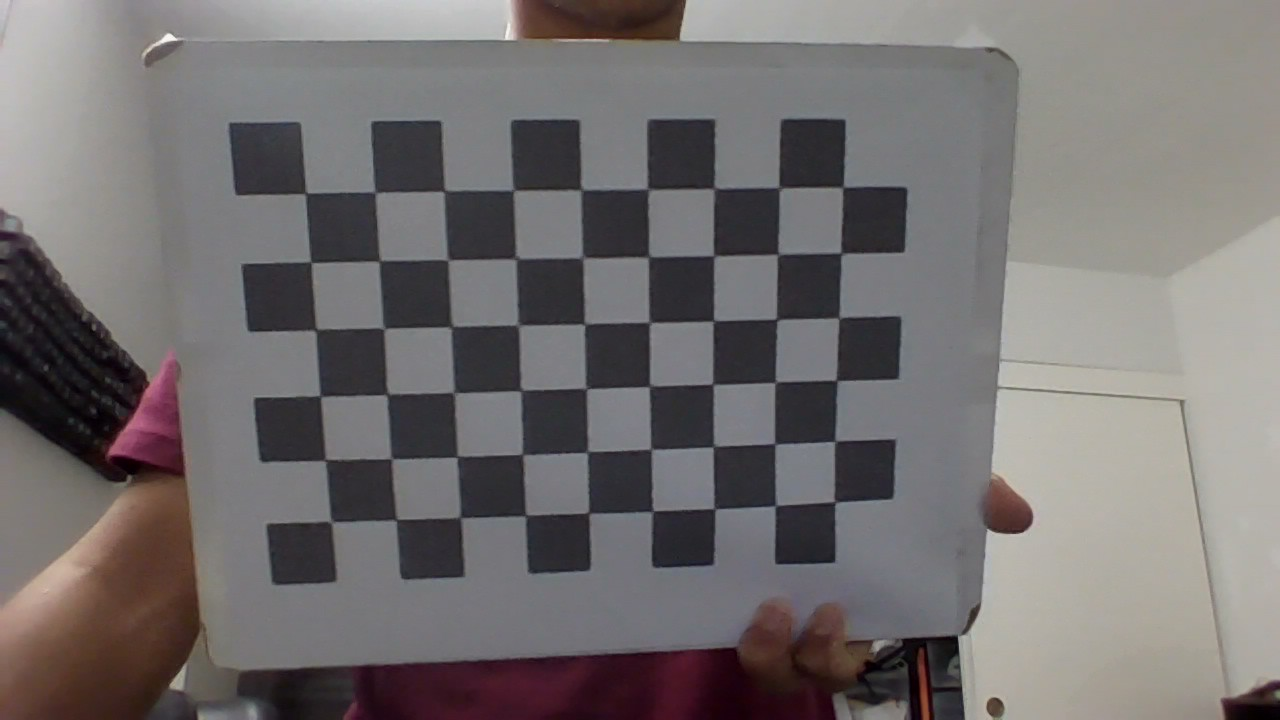
//> input picture calib/4.jpg, 1280 x 720 px, given in place of 4.png, which was not available
$ ./main   (built with g++ and OpenCV 4)
//> lines starting //> are read from the running program, lines starting //| are printed output that depends on the picture; after the words box and inside, x2 and y2 are one past the last pixel; in counts of white or black regions, pixels touching at a corner belong together; pictures that were not available may be replaced by others from this repository, and a replacement may not be noted
### ORB_pattern.h
#ifndef ORB_PATTERN.h
#define ORB_PATTERN.h

extern int ORB_pattern[256 * 4];

#endif

### ch6/self/main.cpp
#include <iostream>
#include <vector>
#include <opencv2/opencv.hpp>
#include <cmath>
#include <chrono>

#include "ORB_pattern.h"


using namespace std;
using namespace cv;


//struct for the feature
struct feature {
    int x;
    int y;
    double angle;
    vector<uint32_t> descriptors;
};

const double matchingRatio = 0.9;
const int max_dist = 120;

const int goalcols = 640;

const vector <vector<int>> offsets = {{0 ,4},
                                    {1, 3},
                                    {2, 2},
                                    {3, 1},
                                    {4, 0},
                                    {3, -1},
                                    {2, -2},
                                    {1, -3},
                                    {0, -4},
                                    {-1, -3},
                                    {-2, -2},
                                    {-3, -1},
                                    {-4 ,0},
                                    {-3, 1},
                                    {-2, 2},
                                    {-1, 3},
                                    {0 ,4},
                                    {1, 3},
                                    {2, 2},
                                    {3, 1},
                                    {4, 0},
                                    {3, -1},
                                    {2, -2},
                                    {1, -3},
                                    {0, -4},
                                    {-1, -3},
                                    {-2, -2},
                                    {-3, -1},
                                    {-4 ,0},
                                    {-3, 1},
                                    {-2, 2},
                                    {-1, 3}
                                           };


//gets the brightness as cols x, rows y
// [6 lines left out: function getBrightness, not called in this run]

double getOrientation(const Mat& im, int x, int y) {
    int r = 15;

    // getting all of the pixels in radius 15 circle around the main one


    int m10 = 0;
    int m01 = 0;

    for(int i = -r; i <= r; i++) {
        for(int j = -r; j <= r; j++) {
            int xx = i + x;
            int yy = j + y;

            if(xx < 0 || yy < 0 || xx >= im.cols || yy >= im.rows) {
                continue;
            }

            uchar I = im.at<uchar>(yy, xx);

            int dx = xx - x;
            int dy = yy - y;

            m10 += dx * I;
            m01 += dy * I;

        }
    }

    double angle = atan2((double) m01, (double) m10); //randians
    return angle;
}

vector<uint32_t> getDescriptor(const Mat& gray, int x, int y, feature f)
{
    vector<uint32_t> desc(8, 0); // 8 × 32 = 256 bits

    const double c = cos(f.angle);
    const double s = sin(f.angle);

    for (int i = 0; i < 256; i++) {


        int px1 = ORB_pattern[4 * i];
        int py1 = ORB_pattern[4 * i + 1];
        int px2 = ORB_pattern[4 * i + 2];
        int py2 = ORB_pattern[4 * i + 3];

        // Rotate points
        int rx1 = x + cvRound(c * px1 - s * py1);
        int ry1 = y + cvRound(s * px1 + c * py1);
        int rx2 = x + cvRound(c * px2 - s * py2);
        int ry2 = y + cvRound(s * px2 + c * py2);

        // Bounds check — if ANY bit is invalid, reject descriptor
        if (rx1 < 0 || ry1 < 0 || rx1 >= gray.cols || ry1 >= gray.rows ||
            rx2 < 0 || ry2 < 0 || rx2 >= gray.cols || ry2 >= gray.rows) {
            return {}; // invalid descriptor
        }

        // Intensity comparison
        if (gray.at<uchar>(ry1, rx1) < gray.at<uchar>(ry2, rx2)) {
            desc[i >> 5] |= (1u << (i & 31));
        }
    }

    return desc;
}

//to access a certain pixels brightness, we go b[y*img.cols+x]
vector<int> imgBrightness(const Mat& img) {
    int x = img.cols;
    int y = img.rows;

    vector<int> b(x * y);

    //fits goes (0,0), (0,1), (0,2) ... (1,0), (1,1) ...

    for(int i = 0; i < y; i++) {

        const uchar* row = img.ptr<uchar>(i);

        for(int j = 0; j < x; j++) {

            b[i * x + j] = row[j];

        }
    }

    return b;

}


vector<feature> findFeatures(const Mat& gray_image, const vector<int>& b_img) {
    int width = gray_image.cols;
    int height = gray_image.rows;

    //Mat gray_image;
    //cvtColor(image, gray_image, COLOR_BGR2GRAY);

    GaussianBlur(gray_image, gray_image, Size(5,5), 1.0);


    vector <feature> features;

    //Todo: tune these
    int threshold = 15;
    int tolerance = 40; //the bigger this is, the less features there are

    //i is the x-axis
    //j is the y-axis

    for (int i = 4; i < width-4; i++) {
        for(int j = 4; j < height-4; j++) {

            int b = b_img[j*width + i];
            //b[y*img.cols+x]

            int brighter = 0;
            int darker = 0;

            //we need to go 16 pixels for the entire radius plus n since the series to feature pixel candidates could start on the last pixel of the 16
            for(int f = 0; f < 16 + threshold; f++) {

                //int brightnessAtPoint = getBrightness(gray_image, i + offsets[f][0], j - offsets[f][1]);
                int brightnessAtPoint = b_img[((j - offsets[f][1]) * width) + (i + offsets[f][0])];

                if(brightnessAtPoint > b + tolerance) {

                    brighter++;
                    darker = 0;

                } else if (brightnessAtPoint < b - tolerance){

                    darker++;
                    brighter = 0;

                } else {
                    darker = 0;
                    brighter = 0;
                }

                if(brighter >= threshold || darker >= threshold) {
                        double angle = getOrientation(gray_image, i, j);
                        feature f;
                        f.x = i;
                        f.y = j;
                        f.angle = angle;

                        //f.descriptors = getDescriptor(gray_image, i, j, f);

                        features.push_back(f);

                        //cout << "inside second if statement" << endl;
                        break;
                    }

            }

            //cout << "after the second loop" << endl;
        }
    }

    return features;
}


Mat drawFeatures(const vector<feature>& features, const Mat& image) {
    for(int i = 0; i < features.size(); i++) {
        Point center(features[i].x, features[i].y);

        Scalar color(0,0,255);

        circle(image, center, 4, color, 1, LINE_AA);

        Point2f dir(features[i].x + 10 * cos(features[i].angle), features[i].y + 10 * sin(features[i].angle));

        line(image, center, dir, Scalar(255,0,0), 1);
    }

    return image;
}


//calculates the hamming distance between two vectors
//TODO: Optimize this for speed
int hammingDistance(const vector<uint32_t>& a, const vector<uint32_t>& b) {

    int dist = 0;

    for(int i = 0; i < 8; i++) {
        uint32_t v = a[i] ^ b[i];

        int bits = 0;
        while(v) {
            bits += v & 1;
            v>>= 1;
        }

        dist += bits;
    }

    return dist;

}

//we basically do the reverse of matchFeatures
//we take the second feature and the entirety of the first feature list and see if the same match occurs both ways
//if so, thats good, otherwise we remove that match and dont use it
//uses same first and second as matchFeatures
bool reverseChecker(const vector<feature>& first, const feature& second, int matchedFirst) {

    int best_i = -1;
    int best = 1e9;
    int second_best = 1e9;


    for(int i = 0; i < first.size(); i++) {


        //dont need this because if it arrived at this function it is already good (hopefully) :pray

        //if (first[i].descriptors.empty() || second[j].descriptors.empty() || first[i].descriptors.size() != second[j].descriptors.size()) {
            //continue;
        //}

        int dist = hammingDistance(second.descriptors, first[i].descriptors);


        if(dist < best) {

            second_best = best;
            best = dist;
            best_i = i;

        } else if(dist < second_best) {

            second_best = dist;

        }


    }


    if(best < max_dist && best < matchingRatio * second_best) {
        if (best_i != -1 && best < max_dist && matchedFirst == best_i) {
            return true;
        }
    }

    return false;

}

vector<pair<feature, feature>> matchFeatures(const vector<feature>& first, const vector<feature>& second) {

    //TODO: tune these
    //double ratio = 0.9f;
    //int max_dist = 120;


    vector<pair<feature, feature>> good;

    for (int i = 0; i < first.size(); i++) {


        int best_j = -1;
        int best = 1e9;
        int second_best = 1e9;


        for(int j = 0; j < second.size(); j++) {


            //if (first[i].descriptors.empty() || second[j].descriptors.empty() || first[i].descriptors.size() != second[j].descriptors.size()) {
              //  continue;
            //}

            int dist = hammingDistance(first[i].descriptors, second[j].descriptors);


            if(dist < best) {

                second_best = best;
                best = dist;
                best_j = j;

            } else if(dist < second_best) {

                second_best = dist;

            }


        }


        if(best < max_dist && best < matchingRatio * second_best) {
            if (best_j != -1 && best < max_dist && reverseChecker(first, second[best_j], i)) {
                good.push_back({first[i], second[best_j]});
            }
        }


        }


    return good;


}


Mat drawMatches(const vector<pair<feature, feature>>& matches, const Mat& img, int imgcols) {
    //draw the lines for matches

    Scalar color(255, 0, 0);

    for(int i = 0; i < matches.size(); i++) {
        //start point is in the left image - simple
        Point start(matches[i].first.x, matches[i].first.y);

        //end point is the x-position in the right image plus the width of the left image
        Point end(matches[i].second.x + imgcols, matches[i].second.y);
        line(img, start, end, color, 1);
    }

    return img;

}

//TODO: wrap all of this in a function that takes in the images as arguements

int main(int argc, char **argv) {

    chrono::steady_clock::time_point m1 = chrono::steady_clock::now();

    chrono::steady_clock::time_point t1 = chrono::steady_clock::now();

    Mat image1 = imread("../images/4.png", IMREAD_GRAYSCALE);
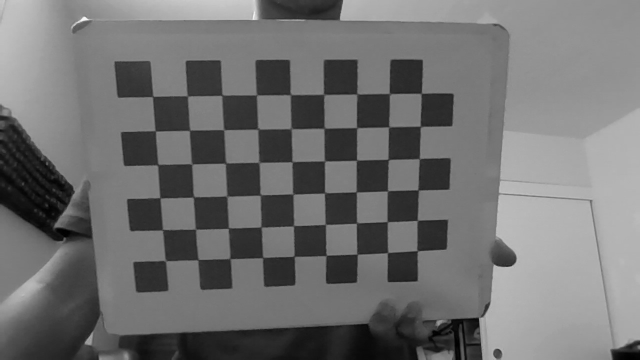
//> image1: 720 rows x 1280 cols, CV_8UC1 (shown at 1/2 size); min 0, max 249, mean 112.4
    Mat image2 = imread("../images/3.png", IMREAD_GRAYSCALE);
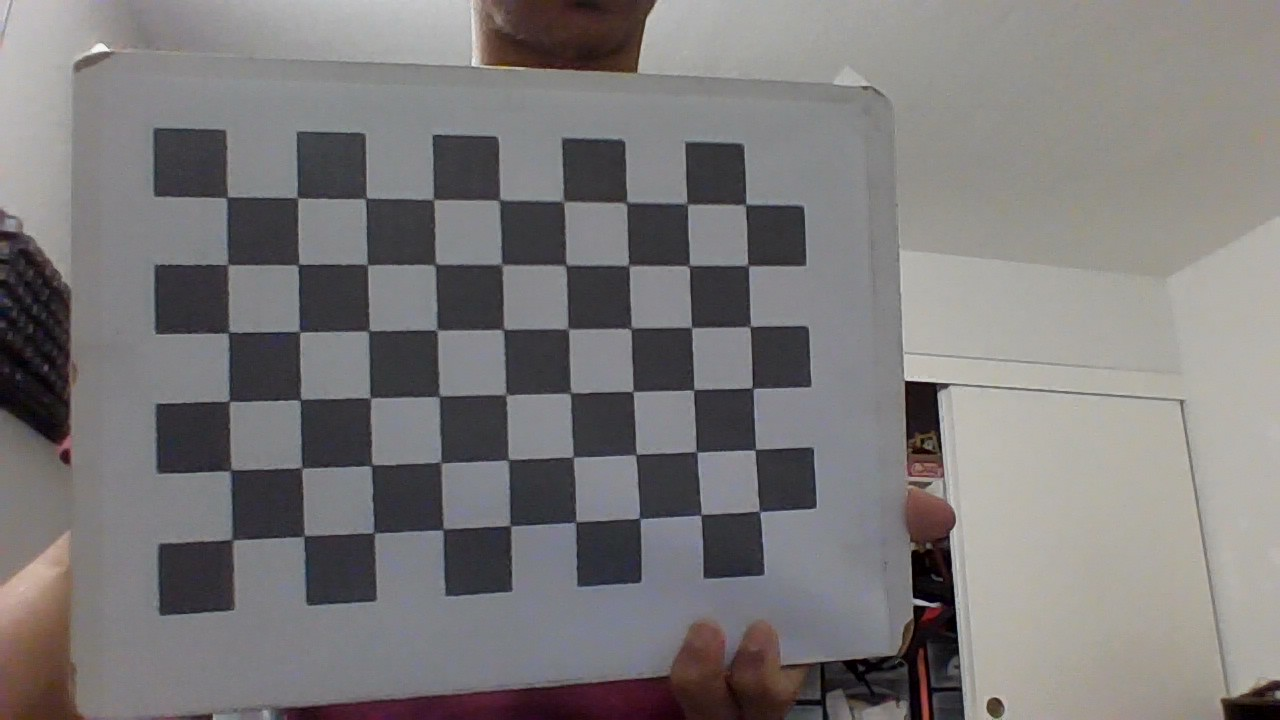
//> input picture calib/3.jpg, 1280 x 720 px, given in place of 3.png, which was not available
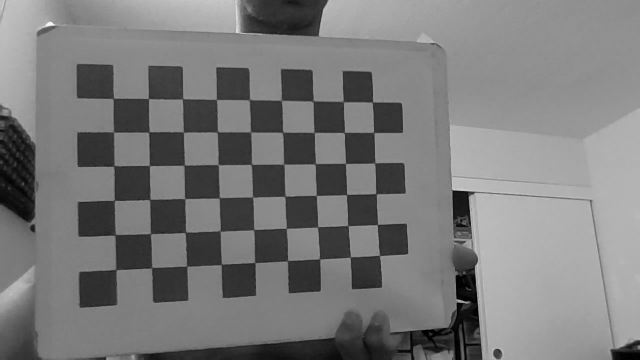
//> image2: 720 rows x 1280 cols, CV_8UC1 (shown at 1/2 size); min 0, max 249, mean 121.9

    chrono::steady_clock::time_point t2 = chrono::steady_clock::now();

    chrono::duration<double> time_used = chrono::duration_cast<chrono::duration<double>>(t2-t1);

    cout << "Time to read images is: " << time_used.count() << endl;

    t1 = chrono::steady_clock::now();

    double fx1 = (double) goalcols / image1.cols;
    double fy1 = fx1;

    double fx2 = (double) goalcols / image1.cols;
    double fy2 = (image1.rows * fy1) / image2.rows;

    resize(image1, image1, Size(), fx1, fy1, INTER_AREA);
//> image1: 360 rows x 640 cols, CV_8UC1
    resize(image2, image2, Size(), fx2, fy2, INTER_AREA);
//> image2: 360 rows x 640 cols, CV_8UC1

    t2 = chrono::steady_clock::now();

    time_used = chrono::duration_cast<chrono::duration<double>>(t2-t1);

    cout << "Time to scale images is: " << time_used.count() << endl;


    cout << "The dimensions of the first image are: " << image1.cols << " x " << image1.rows << endl;
//| The dimensions of the first image are: 640 x 360
    cout << "The dimensions of the second image are: " << image2.cols << " x " << image2.rows << endl;
//| The dimensions of the second image are: 640 x 360

    t1 = chrono::steady_clock::now();

    // [5 lines of commented-out code are left out]

    t2 = chrono::steady_clock::now();

    time_used = chrono::duration_cast<chrono::duration<double>>(t2-t1);

    cout << "Time to make images gray is: " << time_used.count() << endl;

    t1 = chrono::steady_clock::now();

    vector<int> gray_image1_b = imgBrightness(image1);
//> after the loop in imgBrightness, `for(int i = 0; i < y; i++)`: b = 230400 items
//> gray_image1_b = 230400 items
    vector<int> gray_image2_b = imgBrightness(image2);
//> gray_image2_b = 230400 items

    t2 = chrono::steady_clock::now();

    time_used = chrono::duration_cast<chrono::duration<double>>(t2-t1);

    cout << "Time to get the entire brightness is: " << time_used.count() << endl;

    t1 = chrono::steady_clock::now();

    vector <feature> features1 = findFeatures(image1, gray_image1_b);
//> after the loop in findFeatures, `for (int i = 4; i < width-4; i++)`: features = 1 item
//> features1 = 1 item
    vector <feature> features2 = findFeatures(image2, gray_image2_b);
//> features2 = 7 items

     t2 = chrono::steady_clock::now();

    time_used = chrono::duration_cast<chrono::duration<double>>(t2-t1);

    cout << "Time to find features is: " << time_used.count() << endl;

    cout << "The number of features of the first image is: " << features1.size() << endl;
//| The number of features of the first image is: 1
    cout << "The number of features of the second image is: " << features2.size() << endl;
//| The number of features of the second image is: 7

     t1 = chrono::steady_clock::now();

    for(int i = 0; i < features1.size(); i++) {
        features1[i].descriptors = getDescriptor(image1, features1[i].x, features1[i].y, features1[i]);
    }
//> this loop made 1 pass
//> (c in getDescriptor, s in getDescriptor) on pass 1: (0.309, -0.951)

    for(int i = 0; i < features2.size(); i++) {
        features2[i].descriptors = getDescriptor(image2, features2[i].x, features2[i].y, features2[i]);
    }
//> this loop made 7 passes
//> (c in getDescriptor, s in getDescriptor) on passes 1 to 7: (0.995, -0.0959), (-0.112, -0.994), (-0.142, -0.99), (0.39, -0.921), (0.998, 0.0553), (0.999, 0.041), (0.879, -0.477)

     t2 = chrono::steady_clock::now();

    time_used = chrono::duration_cast<chrono::duration<double>>(t2-t1);

    cout << "Time to find descriptors is: " << time_used.count() << endl;

     t1 = chrono::steady_clock::now();

    //deletes features with empty descriptors
    features1.erase(remove_if(features1.begin(), features1.end(), [](const feature& f) {return f.descriptors.size() != 8;}),features1.end());
    features2.erase(remove_if(features2.begin(), features2.end(), [](const feature& f) {return f.descriptors.size() != 8;}),features2.end());

     t2 = chrono::steady_clock::now();

     time_used = chrono::duration_cast<chrono::duration<double>>(t2-t1);

    cout << "Time to remove bad descriptors is: " << time_used.count() << endl;


     t1 = chrono::steady_clock::now();


    vector<pair<feature, feature>> matches = matchFeatures(features1, features2);
//> the loop in matchFeatures, `for (int i = 0; i < first.size(); i++)` made 1 pass
//> matches = 1 item

     t2 = chrono::steady_clock::now();

     time_used = chrono::duration_cast<chrono::duration<double>>(t2-t1);

    cout << "Time to match features is: " << time_used.count() << endl;

    cout << "The number of matches is: " << matches.size() << endl;
//| The number of matches is: 1

     t1 = chrono::steady_clock::now();

    image1 = drawFeatures(features1, image1);
//> the loop in drawFeatures, `for(int i = 0; i < features.size(); i++)` made 1 pass
//> (center, dir) on pass 1: (Point(84, 19), Point(87.09, 9.49))
    image2 = drawFeatures(features2, image2);
//> the loop in drawFeatures (call 2), `for(int i = 0; i < features.size(); i++)` made 7 passes
//> (center, dir) on passes 1 to 7: (Point(22, 184), Point(31.95, 183)), (Point(430, 333), Point(428.9, 323.1)), (Point(430, 334), Point(428.6, 324.1)), (Point(464, 272), Point(467.9, 262.8)), (Point(469, 289), Point(479, 289.6)), (Point(470, 289), Point(480, 289.4)), (Point(590, 201), Point(598.8, 196.2))

     t2 = chrono::steady_clock::now();

     time_used = chrono::duration_cast<chrono::duration<double>>(t2-t1);

    cout << "Time to draw features is: " << time_used.count() << endl;

    Mat combined;

    //image 1 is on the left
    hconcat(image1, image2, combined);
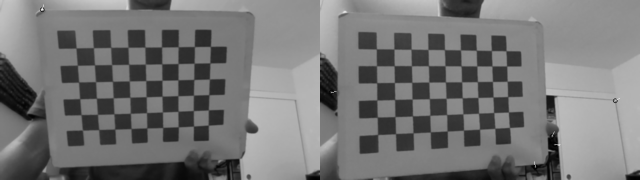
//> combined: 360 rows x 1280 cols, CV_8UC1 (shown at 1/2 size); min 0, max 255, mean 117.3

     t1 = chrono::steady_clock::now();

    combined = drawMatches(matches, combined, image2.cols);
//> the loop in drawMatches, `for(int i = 0; i < matches.size(); i++)` made 1 pass
//> (start, end) on pass 1: (Point(84, 19), Point(662, 184))
//> after the loop in drawMatches, `for(int i = 0; i < matches.size(); i++)`:
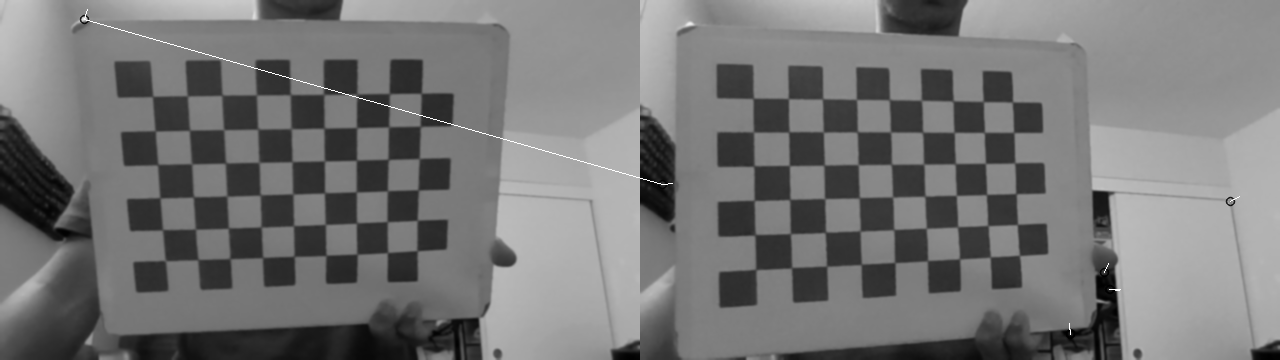
//> img: 360 rows x 1280 cols, CV_8UC1; 0.13% of pixels changed, all inside (x1, y1, x2, y2) = (85, 19, 662, 185)

     t2 = chrono::steady_clock::now();

     time_used = chrono::duration_cast<chrono::duration<double>>(t2-t1);

    cout << "Time to draw matches is: " << time_used.count() << endl;

    chrono::steady_clock::time_point m2 = chrono::steady_clock::now();

    chrono::duration<double> mtime_used = chrono::duration_cast<chrono::duration<double>>(m2-m1);

    cout << "Total time is: " << mtime_used.count() << endl;

    imshow("s", combined);

    waitKey(0);

    return 0;
}
